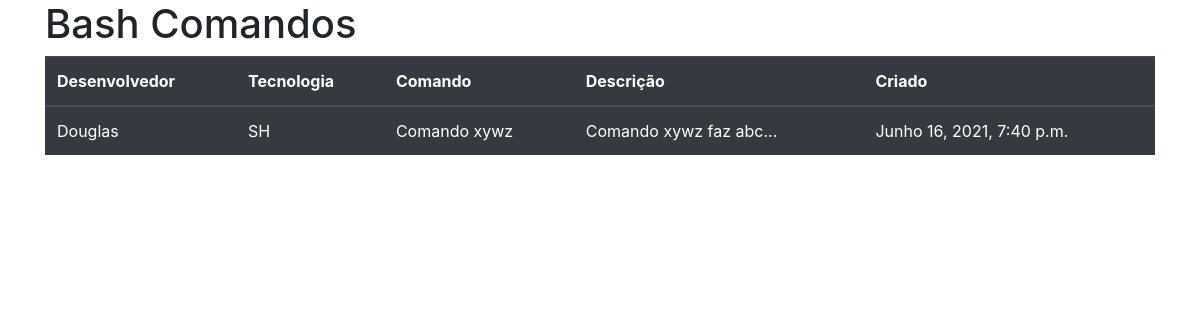
/bash/, run on the app's committed database.
### core/models.py (models this page shows, shortened)
class ComandoModel(models.Model):
    DESENVOLVEDORES = [
        ('Marcos', 'Marcos Allysson'),
        ('Douglas', 'Douglas Shibata'),
        ('Andre', 'Andre Luiz')
    ]
    TECNOLOGIAS = [
        ('PY', 'Python'),
        ('SQL', 'SQL'),
        ('SH', 'Bash'),
        ('GIT', 'Git'),
    ]
    desenvolvedor = models.CharField('Desenvolvedor', max_length=50, choices=DESENVOLVEDORES)
    tecnologia = models.CharField('Tecnologia', max_length=50, choices=TECNOLOGIAS)
    comando = models.CharField('Comando', max_length=100)
    descricao = models.CharField('Descricao', max_length=500)
    criado = models.DateTimeField('Criado', auto_now_add=True)

### core/views.py (the view)
# urls.py: path('bash/', bash, name='bash'),
def bash(request):
    text = {
        'bash': ComandoModel.objects.filter(tecnologia='SH')
    }
    return render(request, 'bash.html', text)

### core/templates/bash.html (shortened to what this page needs)
{% load bootstrap4 %}
<!DOCTYPE html>
<html lang="pt-br">
<head>
    {% bootstrap_css %}
</head>
<body>
    <div class="container">
        {% if bash %}
            <h1> Bash Comandos </h1>
            <table class="table table-dark">
                <thead>
                    <tr>
                        <th scope="col"> Desenvolvedor </th>
                        <th scope="col"> Tecnologia </th>
                        <th scope="col"> Comando </th>
                        <th scope="col"> Descrição </th>
                        <th scope="col"> Criado </th>
                    </tr>
                </thead>
                <tbody>
                    {% for b in bash %}
                        <tr>
                            <td scope="row"> {{ b.desenvolvedor }} </td>
                            <td scope="row"> {{ b.tecnologia }} </td>
                            <td scope="row"> {{ b.comando }} </td>
                            <td scope="row"> {{ b.descricao }} </td>
                            <td scope="row"> {{ b.criado }} </td>
                        </tr>
                    {% endfor %}
                </tbody>
            </table>
        {% else %}
            <h2> Ainda não há comandos registrados. </h2>
        {% endif %}
    </div>
</body>
</html>

### data on the page
ComandoModel: desenvolvedor "Douglas", tecnologia "SH", comando "Comando xywz", descricao "Comando xywz faz abc...", criado "Junho 16, 2021, 7:40 p.m."
